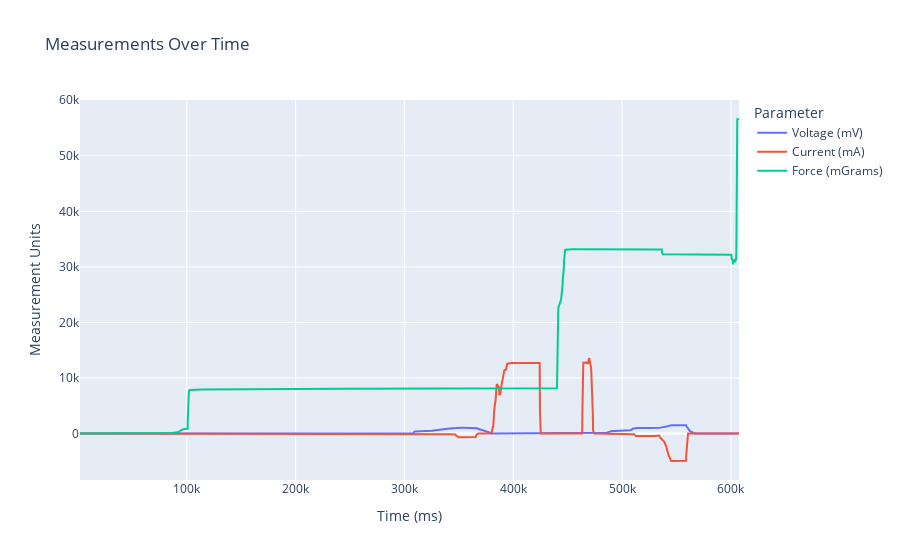

Write notebook code for a chart like this one.
### Code cell
import plotly.graph_objects as go
import pandas as pd
import os

if os.path.exists(SAVE_FILENAME):
    df = pd.read_csv(SAVE_FILENAME)
    
    # Create traces for each measurement
    trace_voltage = go.Scatter(
        x=df['Time (ms)'],
        y=df['Voltage (mV)'],
        mode='lines',
        name='Voltage (mV)'
    )
    
    trace_current = go.Scatter(
        x=df['Time (ms)'],
        y=df['Voltage (mA)'],
        mode='lines',
        name='Current (mA)'
    )
    
    trace_force = go.Scatter(
        x=df['Time (ms)'],
        y=-df['Force (mGrams)'],
        mode='lines',
        name='Force (mGrams)'
    )
    
    # Create the layout for the plot
    layout = go.Layout(
        title='Measurements Over Time',
        xaxis=dict(
            title='Time (ms)',
            # type='log',
            autorange=True
        ),
        yaxis=dict(
            title='Measurement Units',
            # type='symlog',
            autorange=True
        ),
        legend=dict(
            title='Parameter'
        )
    )
    
    # Create the figure and add traces
    fig = go.Figure(data=[trace_voltage, trace_current, trace_force], layout=layout)
    
    # Display the plot
    fig.show()
else:
    pass

### Figure 1 — Plotly figure (JSON) as saved in the notebook; plotly's stock layout.template omitted (floating-point values rounded to 4 significant figures; data arrays with more than 128 entries replaced by an {"elided": "..."} marker saying what was removed)
{"data": [{"mode": "lines", "name": "Voltage (mV)", "type": "scatter", "x": {"elided": "1870 int values"}, "y": {"elided": "1870 int values"}}, {"mode": "lines", "name": "Current (mA)", "type": "scatter", "x": {"elided": "1870 int values"}, "y": {"elided": "1870 int values"}}, {"mode": "lines", "name": "Force (mGrams)", "type": "scatter", "x": {"elided": "1870 int values"}, "y": {"elided": "1870 int values"}}], "layout": {"legend": {"title": {"text": "Parameter"}}, "title": {"text": "Measurements Over Time"}, "xaxis": {"autorange": true, "title": {"text": "Time (ms)"}}, "yaxis": {"autorange": true, "title": {"text": "Measurement Units"}}}}
